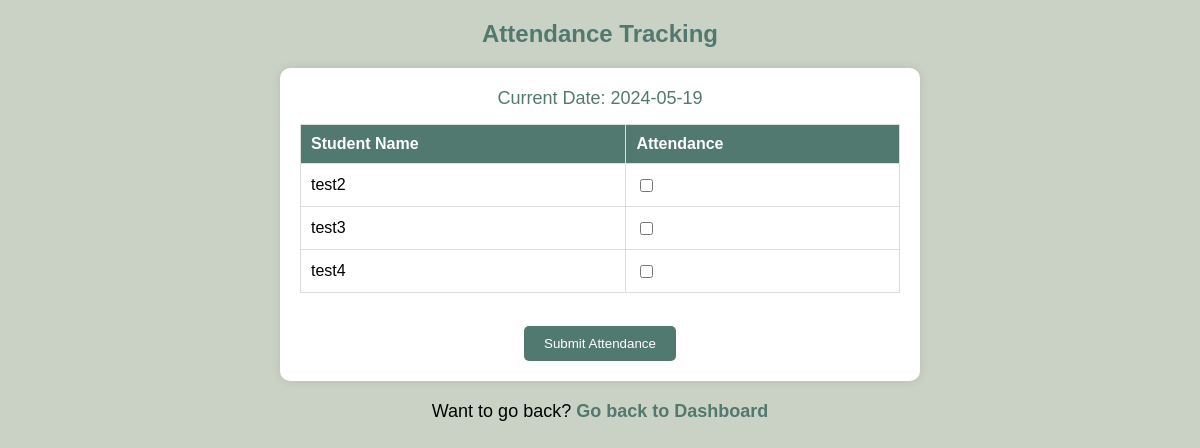
/view/attendance_tracking.php (signed in), run on the app's committed database.
### tables this page shows
CREATE TABLE `user` (
  `id` int(50) NOT NULL,
  `email` varchar(50) NOT NULL,
  `password` varchar(50) NOT NULL,
  `name` varchar(50) NOT NULL,
  `phone` varchar(50) NOT NULL,
  `type` varchar(50) NOT NULL
);

### model/UserRepo.php (called while the page is built, shortened)
<?php
function findAllStudents()
{
    $conn = db_conn();
    $selectQuery = 'SELECT * FROM `user` WHERE `type` = "student"';
    try {
        $result = $conn->query($selectQuery);
        $rows = array();
        while ($row = $result->fetch_assoc()) {
            $rows[] = $row;
        }
        return $rows;
    } catch (Exception $e) {
        echo "Error: " . $e->getMessage();
        return null;
    } finally {
        $conn->close();
    }
}

### view/attendance_tracking.php (the view, shortened to what this page needs)
<?php
    require_once '../model/UserRepo.php';
    $Homepage = '/Tuition-Management-System/view/homepage.php';
    $students = findAllStudents();
?>
<!DOCTYPE html>
<html lang="en">
<head>
</head>
<body>
    <div>
        <center>
        <h2>Attendance Tracking</h2>
        <form method="post" action="<?php echo htmlspecialchars($_SERVER["PHP_SELF"]); ?>">
            <div>
                <label>Current Date: <?php echo date('Y-m-d'); ?></label>
            </div>
            <table border="1">
                <thead>
                    <tr>
                        <th>Student Name</th>
                        <th>Attendance</th>
                    </tr>
                </thead>
                <tbody>
                    <?php foreach ($students as $student): ?>
                        <tr>
                            <td><?php echo $student['name']; ?></td>
                            <td>
                                <input type="checkbox" name="attendance[<?php echo $student['id']; ?>]" value="attended">
                            </td>
                        </tr>
                    <?php endforeach; ?>
                </tbody>
            </table>
            <br>
            <button type="submit" name="submit_attendance">Submit Attendance</button>
        </form>
        <p>Want to go back? <a href="<?php echo $Homepage; ?>">Go back to Dashboard</a></p>
        </center>
    </div>
</body>
</html>

### view/attendance_tracking.php (style rules this page uses)
body { font-family: 'Arial', sans-serif; margin: 0; padding: 0; text-align: center; background-color: #cad2c5; }
h2 { color: #52796f; }
form { max-width: 600px; margin: 0 auto; background-color: #ffffff; border-radius: 10px; box-shadow: 0 0 10px rgba(0, 0, 0, 0.1); padding: 20px; margin-top: 20px; }
label { font-size: 18px; color: #52796f; }
table { width: 100%; margin-top: 15px; border-collapse: collapse; }
th, td { border: 1px solid #dddddd; padding: 10px; text-align: left; }
th { background-color: #52796f; color: #ffffff; }
input[type="checkbox"] { margin-top: 5px; }
button { background-color: #52796f; color: #ffffff; padding: 10px 20px; border: none; border-radius: 5px; cursor: pointer; margin-top: 15px; }
p { margin-top: 20px; font-size: 18px; }
a { color: #52796f; text-decoration: none; font-weight: bold; }

### data on the page
user: name "test2"
user: name "test3"
user: name "test4"
